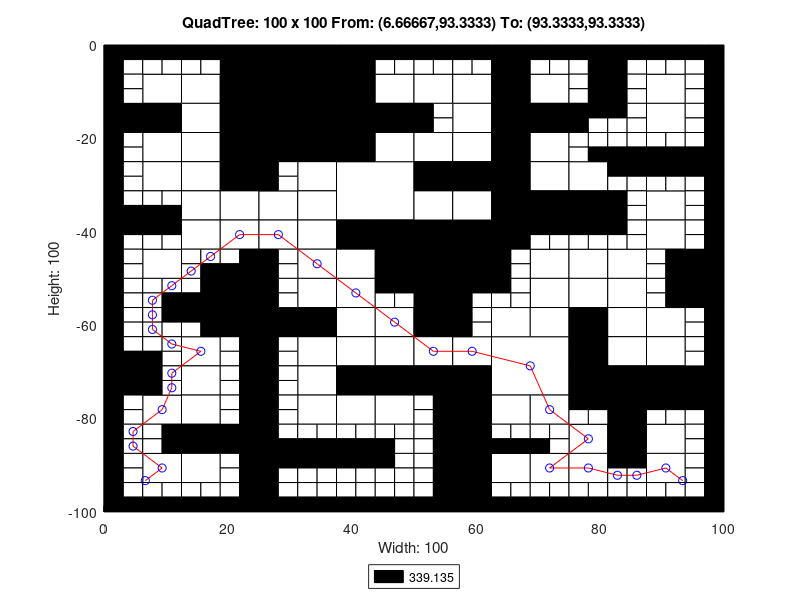

Here is the MATLAB script that generated this plot:
axis([0 100 -100 0]);
title('QuadTree: 100 x 100 From: (6.66667,93.3333) To: (93.3333,93.3333)');
xlabel('Width: 100');
ylabel('Height: 100');
rectangle('Position',[25 -12.5 12.5 12.5], 'FaceColor',[0 0 0]);
rectangle('Position',[25 -25 12.5 12.5], 'FaceColor',[0 0 0]);
rectangle('Position',[37.5 -37.5 12.5 12.5], 'FaceColor',[1 1 1]);
rectangle('Position',[50 -50 12.5 12.5], 'FaceColor',[0 0 0]);
rectangle('Position',[62.5 -75 12.5 12.5], 'FaceColor',[1 1 1]);
rectangle('Position',[6.25 -12.5 6.25 6.25], 'FaceColor',[1 1 1]);
rectangle('Position',[18.75 -6.25 6.25 6.25], 'FaceColor',[0 0 0]);
rectangle('Position',[12.5 -12.5 6.25 6.25], 'FaceColor',[1 1 1]);
rectangle('Position',[18.75 -12.5 6.25 6.25], 'FaceColor',[0 0 0]);
rectangle('Position',[0 -18.75 6.25 6.25], 'FaceColor',[0 0 0]);
rectangle('Position',[6.25 -18.75 6.25 6.25], 'FaceColor',[0 0 0]);
rectangle('Position',[6.25 -25 6.25 6.25], 'FaceColor',[1 1 1]);
rectangle('Position',[12.5 -18.75 6.25 6.25], 'FaceColor',[1 1 1]);
rectangle('Position',[18.75 -18.75 6.25 6.25], 'FaceColor',[0 0 0]);
rectangle('Position',[12.5 -25 6.25 6.25], 'FaceColor',[1 1 1]);
rectangle('Position',[18.75 -25 6.25 6.25], 'FaceColor',[0 0 0]);
rectangle('Position',[37.5 -6.25 6.25 6.25], 'FaceColor',[0 0 0]);
rectangle('Position',[37.5 -12.5 6.25 6.25], 'FaceColor',[0 0 0]);
rectangle('Position',[43.75 -12.5 6.25 6.25], 'FaceColor',[1 1 1]);
rectangle('Position',[37.5 -18.75 6.25 6.25], 'FaceColor',[0 0 0]);
rectangle('Position',[43.75 -18.75 6.25 6.25], 'FaceColor',[0 0 0]);
rectangle('Position',[37.5 -25 6.25 6.25], 'FaceColor',[0 0 0]);
rectangle('Position',[43.75 -25 6.25 6.25], 'FaceColor',[1 1 1]);
rectangle('Position',[6.25 -31.25 6.25 6.25], 'FaceColor',[1 1 1]);
rectangle('Position',[12.5 -31.25 6.25 6.25], 'FaceColor',[1 1 1]);
rectangle('Position',[18.75 -31.25 6.25 6.25], 'FaceColor',[0 0 0]);
rectangle('Position',[12.5 -37.5 6.25 6.25], 'FaceColor',[1 1 1]);
rectangle('Position',[18.75 -37.5 6.25 6.25], 'FaceColor',[1 1 1]);
rectangle('Position',[6.25 -50 6.25 6.25], 'FaceColor',[1 1 1]);
rectangle('Position',[12.5 -43.75 6.25 6.25], 'FaceColor',[1 1 1]);
rectangle('Position',[18.75 -43.75 6.25 6.25], 'FaceColor',[1 1 1]);
rectangle('Position',[31.25 -31.25 6.25 6.25], 'FaceColor',[1 1 1]);
rectangle('Position',[25 -37.5 6.25 6.25], 'FaceColor',[1 1 1]);
rectangle('Position',[31.25 -37.5 6.25 6.25], 'FaceColor',[1 1 1]);
rectangle('Position',[25 -43.75 6.25 6.25], 'FaceColor',[1 1 1]);
rectangle('Position',[31.25 -43.75 6.25 6.25], 'FaceColor',[1 1 1]);
rectangle('Position',[31.25 -50 6.25 6.25], 'FaceColor',[1 1 1]);
rectangle('Position',[37.5 -43.75 6.25 6.25], 'FaceColor',[0 0 0]);
rectangle('Position',[43.75 -43.75 6.25 6.25], 'FaceColor',[0 0 0]);
rectangle('Position',[37.5 -50 6.25 6.25], 'FaceColor',[1 1 1]);
rectangle('Position',[43.75 -50 6.25 6.25], 'FaceColor',[0 0 0]);
rectangle('Position',[50 -12.5 6.25 6.25], 'FaceColor',[1 1 1]);
rectangle('Position',[56.25 -12.5 6.25 6.25], 'FaceColor',[1 1 1]);
rectangle('Position',[62.5 -6.25 6.25 6.25], 'FaceColor',[0 0 0]);
rectangle('Position',[62.5 -12.5 6.25 6.25], 'FaceColor',[0 0 0]);
rectangle('Position',[68.75 -12.5 6.25 6.25], 'FaceColor',[1 1 1]);
rectangle('Position',[56.25 -18.75 6.25 6.25], 'FaceColor',[1 1 1]);
rectangle('Position',[50 -25 6.25 6.25], 'FaceColor',[1 1 1]);
rectangle('Position',[56.25 -25 6.25 6.25], 'FaceColor',[1 1 1]);
rectangle('Position',[62.5 -18.75 6.25 6.25], 'FaceColor',[0 0 0]);
rectangle('Position',[68.75 -18.75 6.25 6.25], 'FaceColor',[0 0 0]);
rectangle('Position',[62.5 -25 6.25 6.25], 'FaceColor',[0 0 0]);
rectangle('Position',[68.75 -25 6.25 6.25], 'FaceColor',[1 1 1]);
rectangle('Position',[87.5 -12.5 6.25 6.25], 'FaceColor',[1 1 1]);
rectangle('Position',[87.5 -18.75 6.25 6.25], 'FaceColor',[1 1 1]);
rectangle('Position',[50 -31.25 6.25 6.25], 'FaceColor',[0 0 0]);
rectangle('Position',[56.25 -31.25 6.25 6.25], 'FaceColor',[0 0 0]);
rectangle('Position',[50 -37.5 6.25 6.25], 'FaceColor',[1 1 1]);
rectangle('Position',[56.25 -37.5 6.25 6.25], 'FaceColor',[1 1 1]);
rectangle('Position',[62.5 -31.25 6.25 6.25], 'FaceColor',[0 0 0]);
rectangle('Position',[68.75 -31.25 6.25 6.25], 'FaceColor',[1 1 1]);
rectangle('Position',[62.5 -37.5 6.25 6.25], 'FaceColor',[0 0 0]);
rectangle('Position',[68.75 -37.5 6.25 6.25], 'FaceColor',[0 0 0]);
rectangle('Position',[62.5 -43.75 6.25 6.25], 'FaceColor',[0 0 0]);
rectangle('Position',[68.75 -50 6.25 6.25], 'FaceColor',[1 1 1]);
rectangle('Position',[75 -31.25 6.25 6.25], 'FaceColor',[1 1 1]);
rectangle('Position',[75 -37.5 6.25 6.25], 'FaceColor',[0 0 0]);
rectangle('Position',[87.5 -37.5 6.25 6.25], 'FaceColor',[1 1 1]);
rectangle('Position',[75 -50 6.25 6.25], 'FaceColor',[1 1 1]);
rectangle('Position',[81.25 -50 6.25 6.25], 'FaceColor',[1 1 1]);
rectangle('Position',[87.5 -43.75 6.25 6.25], 'FaceColor',[1 1 1]);
rectangle('Position',[93.75 -50 6.25 6.25], 'FaceColor',[0 0 0]);
rectangle('Position',[18.75 -56.25 6.25 6.25], 'FaceColor',[0 0 0]);
rectangle('Position',[18.75 -62.5 6.25 6.25], 'FaceColor',[0 0 0]);
rectangle('Position',[0 -75 6.25 6.25], 'FaceColor',[0 0 0]);
rectangle('Position',[12.5 -68.75 6.25 6.25], 'FaceColor',[1 1 1]);
rectangle('Position',[12.5 -75 6.25 6.25], 'FaceColor',[1 1 1]);
rectangle('Position',[31.25 -56.25 6.25 6.25], 'FaceColor',[1 1 1]);
rectangle('Position',[25 -62.5 6.25 6.25], 'FaceColor',[0 0 0]);
rectangle('Position',[31.25 -62.5 6.25 6.25], 'FaceColor',[0 0 0]);
rectangle('Position',[37.5 -56.25 6.25 6.25], 'FaceColor',[1 1 1]);
rectangle('Position',[37.5 -62.5 6.25 6.25], 'FaceColor',[1 1 1]);
rectangle('Position',[43.75 -62.5 6.25 6.25], 'FaceColor',[1 1 1]);
rectangle('Position',[31.25 -68.75 6.25 6.25], 'FaceColor',[1 1 1]);
rectangle('Position',[31.25 -75 6.25 6.25], 'FaceColor',[1 1 1]);
rectangle('Position',[37.5 -68.75 6.25 6.25], 'FaceColor',[1 1 1]);
rectangle('Position',[43.75 -68.75 6.25 6.25], 'FaceColor',[1 1 1]);
rectangle('Position',[37.5 -75 6.25 6.25], 'FaceColor',[0 0 0]);
rectangle('Position',[43.75 -75 6.25 6.25], 'FaceColor',[0 0 0]);
rectangle('Position',[6.25 -81.25 6.25 6.25], 'FaceColor',[1 1 1]);
rectangle('Position',[12.5 -81.25 6.25 6.25], 'FaceColor',[1 1 1]);
rectangle('Position',[12.5 -87.5 6.25 6.25], 'FaceColor',[0 0 0]);
rectangle('Position',[18.75 -87.5 6.25 6.25], 'FaceColor',[0 0 0]);
rectangle('Position',[6.25 -93.75 6.25 6.25], 'FaceColor',[1 1 1]);
rectangle('Position',[12.5 -93.75 6.25 6.25], 'FaceColor',[1 1 1]);
rectangle('Position',[31.25 -81.25 6.25 6.25], 'FaceColor',[1 1 1]);
rectangle('Position',[37.5 -81.25 6.25 6.25], 'FaceColor',[1 1 1]);
rectangle('Position',[43.75 -81.25 6.25 6.25], 'FaceColor',[1 1 1]);
rectangle('Position',[50 -56.25 6.25 6.25], 'FaceColor',[0 0 0]);
rectangle('Position',[50 -62.5 6.25 6.25], 'FaceColor',[0 0 0]);
rectangle('Position',[68.75 -56.25 6.25 6.25], 'FaceColor',[1 1 1]);
rectangle('Position',[62.5 -62.5 6.25 6.25], 'FaceColor',[1 1 1]);
rectangle('Position',[68.75 -62.5 6.25 6.25], 'FaceColor',[1 1 1]);
rectangle('Position',[50 -68.75 6.25 6.25], 'FaceColor',[1 1 1]);
rectangle('Position',[56.25 -68.75 6.25 6.25], 'FaceColor',[1 1 1]);
rectangle('Position',[50 -75 6.25 6.25], 'FaceColor',[0 0 0]);
rectangle('Position',[56.25 -75 6.25 6.25], 'FaceColor',[0 0 0]);
rectangle('Position',[75 -56.25 6.25 6.25], 'FaceColor',[1 1 1]);
rectangle('Position',[81.25 -56.25 6.25 6.25], 'FaceColor',[1 1 1]);
rectangle('Position',[75 -62.5 6.25 6.25], 'FaceColor',[0 0 0]);
rectangle('Position',[81.25 -62.5 6.25 6.25], 'FaceColor',[1 1 1]);
rectangle('Position',[93.75 -56.25 6.25 6.25], 'FaceColor',[0 0 0]);
rectangle('Position',[87.5 -62.5 6.25 6.25], 'FaceColor',[1 1 1]);
rectangle('Position',[75 -68.75 6.25 6.25], 'FaceColor',[0 0 0]);
rectangle('Position',[81.25 -68.75 6.25 6.25], 'FaceColor',[1 1 1]);
rectangle('Position',[75 -75 6.25 6.25], 'FaceColor',[0 0 0]);
rectangle('Position',[81.25 -75 6.25 6.25], 'FaceColor',[0 0 0]);
rectangle('Position',[87.5 -68.75 6.25 6.25], 'FaceColor',[1 1 1]);
rectangle('Position',[87.5 -75 6.25 6.25], 'FaceColor',[0 0 0]);
rectangle('Position',[93.75 -75 6.25 6.25], 'FaceColor',[0 0 0]);
rectangle('Position',[56.25 -81.25 6.25 6.25], 'FaceColor',[0 0 0]);
rectangle('Position',[56.25 -87.5 6.25 6.25], 'FaceColor',[0 0 0]);
rectangle('Position',[62.5 -81.25 6.25 6.25], 'FaceColor',[1 1 1]);
rectangle('Position',[68.75 -81.25 6.25 6.25], 'FaceColor',[1 1 1]);
rectangle('Position',[56.25 -93.75 6.25 6.25], 'FaceColor',[0 0 0]);
rectangle('Position',[56.25 -100 6.25 6.25], 'FaceColor',[0 0 0]);
rectangle('Position',[62.5 -93.75 6.25 6.25], 'FaceColor',[1 1 1]);
rectangle('Position',[68.75 -93.75 6.25 6.25], 'FaceColor',[1 1 1]);
rectangle('Position',[81.25 -81.25 6.25 6.25], 'FaceColor',[0 0 0]);
rectangle('Position',[75 -87.5 6.25 6.25], 'FaceColor',[1 1 1]);
rectangle('Position',[81.25 -87.5 6.25 6.25], 'FaceColor',[0 0 0]);
rectangle('Position',[87.5 -87.5 6.25 6.25], 'FaceColor',[1 1 1]);
rectangle('Position',[75 -93.75 6.25 6.25], 'FaceColor',[1 1 1]);
rectangle('Position',[87.5 -93.75 6.25 6.25], 'FaceColor',[1 1 1]);
rectangle('Position',[0 -3.125 3.125 3.125], 'FaceColor',[0 0 0]);
rectangle('Position',[3.125 -3.125 3.125 3.125], 'FaceColor',[0 0 0]);
rectangle('Position',[0 -6.25 3.125 3.125], 'FaceColor',[0 0 0]);
rectangle('Position',[3.125 -6.25 3.125 3.125], 'FaceColor',[1 1 1]);
rectangle('Position',[6.25 -3.125 3.125 3.125], 'FaceColor',[0 0 0]);
rectangle('Position',[9.375 -3.125 3.125 3.125], 'FaceColor',[0 0 0]);
rectangle('Position',[6.25 -6.25 3.125 3.125], 'FaceColor',[1 1 1]);
rectangle('Position',[9.375 -6.25 3.125 3.125], 'FaceColor',[1 1 1]);
rectangle('Position',[0 -9.375 3.125 3.125], 'FaceColor',[0 0 0]);
rectangle('Position',[3.125 -9.375 3.125 3.125], 'FaceColor',[1 1 1]);
rectangle('Position',[0 -12.5 3.125 3.125], 'FaceColor',[0 0 0]);
rectangle('Position',[3.125 -12.5 3.125 3.125], 'FaceColor',[1 1 1]);
rectangle('Position',[12.5 -3.125 3.125 3.125], 'FaceColor',[0 0 0]);
rectangle('Position',[15.625 -3.125 3.125 3.125], 'FaceColor',[0 0 0]);
rectangle('Position',[12.5 -6.25 3.125 3.125], 'FaceColor',[1 1 1]);
rectangle('Position',[15.625 -6.25 3.125 3.125], 'FaceColor',[1 1 1]);
rectangle('Position',[0 -21.875 3.125 3.125], 'FaceColor',[0 0 0]);
rectangle('Position',[3.125 -21.875 3.125 3.125], 'FaceColor',[1 1 1]);
rectangle('Position',[0 -25 3.125 3.125], 'FaceColor',[0 0 0]);
rectangle('Position',[3.125 -25 3.125 3.125], 'FaceColor',[1 1 1]);
rectangle('Position',[43.75 -3.125 3.125 3.125], 'FaceColor',[0 0 0]);
rectangle('Position',[46.875 -3.125 3.125 3.125], 'FaceColor',[0 0 0]);
rectangle('Position',[43.75 -6.25 3.125 3.125], 'FaceColor',[1 1 1]);
rectangle('Position',[46.875 -6.25 3.125 3.125], 'FaceColor',[1 1 1]);
rectangle('Position',[0 -28.125 3.125 3.125], 'FaceColor',[0 0 0]);
rectangle('Position',[3.125 -28.125 3.125 3.125], 'FaceColor',[1 1 1]);
rectangle('Position',[0 -31.25 3.125 3.125], 'FaceColor',[0 0 0]);
rectangle('Position',[3.125 -31.25 3.125 3.125], 'FaceColor',[1 1 1]);
rectangle('Position',[0 -34.375 3.125 3.125], 'FaceColor',[0 0 0]);
rectangle('Position',[3.125 -34.375 3.125 3.125], 'FaceColor',[1 1 1]);
rectangle('Position',[0 -37.5 3.125 3.125], 'FaceColor',[0 0 0]);
rectangle('Position',[3.125 -37.5 3.125 3.125], 'FaceColor',[0 0 0]);
rectangle('Position',[6.25 -34.375 3.125 3.125], 'FaceColor',[1 1 1]);
rectangle('Position',[9.375 -34.375 3.125 3.125], 'FaceColor',[1 1 1]);
rectangle('Position',[6.25 -37.5 3.125 3.125], 'FaceColor',[0 0 0]);
rectangle('Position',[9.375 -37.5 3.125 3.125], 'FaceColor',[0 0 0]);
rectangle('Position',[0 -40.625 3.125 3.125], 'FaceColor',[0 0 0]);
rectangle('Position',[3.125 -40.625 3.125 3.125], 'FaceColor',[0 0 0]);
rectangle('Position',[0 -43.75 3.125 3.125], 'FaceColor',[0 0 0]);
rectangle('Position',[3.125 -43.75 3.125 3.125], 'FaceColor',[1 1 1]);
rectangle('Position',[6.25 -40.625 3.125 3.125], 'FaceColor',[0 0 0]);
rectangle('Position',[9.375 -40.625 3.125 3.125], 'FaceColor',[0 0 0]);
rectangle('Position',[6.25 -43.75 3.125 3.125], 'FaceColor',[1 1 1]);
rectangle('Position',[9.375 -43.75 3.125 3.125], 'FaceColor',[1 1 1]);
rectangle('Position',[0 -46.875 3.125 3.125], 'FaceColor',[0 0 0]);
rectangle('Position',[3.125 -46.875 3.125 3.125], 'FaceColor',[1 1 1]);
rectangle('Position',[0 -50 3.125 3.125], 'FaceColor',[0 0 0]);
rectangle('Position',[3.125 -50 3.125 3.125], 'FaceColor',[1 1 1]);
rectangle('Position',[12.5 -46.875 3.125 3.125], 'FaceColor',[1 1 1]);
rectangle('Position',[15.625 -46.875 3.125 3.125], 'FaceColor',[1 1 1]);
rectangle('Position',[12.5 -50 3.125 3.125], 'FaceColor',[1 1 1]);
rectangle('Position',[15.625 -50 3.125 3.125], 'FaceColor',[0 0 0]);
rectangle('Position',[18.75 -46.875 3.125 3.125], 'FaceColor',[1 1 1]);
rectangle('Position',[21.875 -46.875 3.125 3.125], 'FaceColor',[0 0 0]);
rectangle('Position',[18.75 -50 3.125 3.125], 'FaceColor',[0 0 0]);
rectangle('Position',[21.875 -50 3.125 3.125], 'FaceColor',[0 0 0]);
rectangle('Position',[25 -28.125 3.125 3.125], 'FaceColor',[0 0 0]);
rectangle('Position',[28.125 -28.125 3.125 3.125], 'FaceColor',[1 1 1]);
rectangle('Position',[25 -31.25 3.125 3.125], 'FaceColor',[0 0 0]);
rectangle('Position',[28.125 -31.25 3.125 3.125], 'FaceColor',[1 1 1]);
rectangle('Position',[25 -46.875 3.125 3.125], 'FaceColor',[0 0 0]);
rectangle('Position',[28.125 -46.875 3.125 3.125], 'FaceColor',[1 1 1]);
rectangle('Position',[25 -50 3.125 3.125], 'FaceColor',[0 0 0]);
rectangle('Position',[28.125 -50 3.125 3.125], 'FaceColor',[1 1 1]);
rectangle('Position',[50 -3.125 3.125 3.125], 'FaceColor',[0 0 0]);
rectangle('Position',[53.125 -3.125 3.125 3.125], 'FaceColor',[0 0 0]);
rectangle('Position',[50 -6.25 3.125 3.125], 'FaceColor',[1 1 1]);
rectangle('Position',[53.125 -6.25 3.125 3.125], 'FaceColor',[1 1 1]);
rectangle('Position',[56.25 -3.125 3.125 3.125], 'FaceColor',[0 0 0]);
rectangle('Position',[59.375 -3.125 3.125 3.125], 'FaceColor',[0 0 0]);
rectangle('Position',[56.25 -6.25 3.125 3.125], 'FaceColor',[1 1 1]);
rectangle('Position',[59.375 -6.25 3.125 3.125], 'FaceColor',[1 1 1]);
rectangle('Position',[68.75 -3.125 3.125 3.125], 'FaceColor',[0 0 0]);
rectangle('Position',[71.875 -3.125 3.125 3.125], 'FaceColor',[0 0 0]);
rectangle('Position',[68.75 -6.25 3.125 3.125], 'FaceColor',[1 1 1]);
rectangle('Position',[71.875 -6.25 3.125 3.125], 'FaceColor',[1 1 1]);
rectangle('Position',[50 -15.625 3.125 3.125], 'FaceColor',[0 0 0]);
rectangle('Position',[53.125 -15.625 3.125 3.125], 'FaceColor',[1 1 1]);
rectangle('Position',[50 -18.75 3.125 3.125], 'FaceColor',[0 0 0]);
rectangle('Position',[53.125 -18.75 3.125 3.125], 'FaceColor',[1 1 1]);
rectangle('Position',[75 -3.125 3.125 3.125], 'FaceColor',[0 0 0]);
rectangle('Position',[78.125 -3.125 3.125 3.125], 'FaceColor',[0 0 0]);
rectangle('Position',[75 -6.25 3.125 3.125], 'FaceColor',[1 1 1]);
rectangle('Position',[78.125 -6.25 3.125 3.125], 'FaceColor',[0 0 0]);
rectangle('Position',[81.25 -3.125 3.125 3.125], 'FaceColor',[0 0 0]);
rectangle('Position',[84.375 -3.125 3.125 3.125], 'FaceColor',[0 0 0]);
rectangle('Position',[81.25 -6.25 3.125 3.125], 'FaceColor',[0 0 0]);
rectangle('Position',[84.375 -6.25 3.125 3.125], 'FaceColor',[1 1 1]);
rectangle('Position',[75 -9.375 3.125 3.125], 'FaceColor',[1 1 1]);
rectangle('Position',[78.125 -9.375 3.125 3.125], 'FaceColor',[0 0 0]);
rectangle('Position',[75 -12.5 3.125 3.125], 'FaceColor',[1 1 1]);
rectangle('Position',[78.125 -12.5 3.125 3.125], 'FaceColor',[0 0 0]);
rectangle('Position',[81.25 -9.375 3.125 3.125], 'FaceColor',[0 0 0]);
rectangle('Position',[84.375 -9.375 3.125 3.125], 'FaceColor',[1 1 1]);
rectangle('Position',[81.25 -12.5 3.125 3.125], 'FaceColor',[0 0 0]);
rectangle('Position',[84.375 -12.5 3.125 3.125], 'FaceColor',[1 1 1]);
rectangle('Position',[87.5 -3.125 3.125 3.125], 'FaceColor',[0 0 0]);
rectangle('Position',[90.625 -3.125 3.125 3.125], 'FaceColor',[0 0 0]);
rectangle('Position',[87.5 -6.25 3.125 3.125], 'FaceColor',[1 1 1]);
rectangle('Position',[90.625 -6.25 3.125 3.125], 'FaceColor',[1 1 1]);
rectangle('Position',[93.75 -3.125 3.125 3.125], 'FaceColor',[0 0 0]);
rectangle('Position',[96.875 -3.125 3.125 3.125], 'FaceColor',[0 0 0]);
rectangle('Position',[93.75 -6.25 3.125 3.125], 'FaceColor',[1 1 1]);
rectangle('Position',[96.875 -6.25 3.125 3.125], 'FaceColor',[0 0 0]);
rectangle('Position',[93.75 -9.375 3.125 3.125], 'FaceColor',[1 1 1]);
rectangle('Position',[96.875 -9.375 3.125 3.125], 'FaceColor',[0 0 0]);
rectangle('Position',[93.75 -12.5 3.125 3.125], 'FaceColor',[1 1 1]);
rectangle('Position',[96.875 -12.5 3.125 3.125], 'FaceColor',[0 0 0]);
rectangle('Position',[75 -15.625 3.125 3.125], 'FaceColor',[0 0 0]);
rectangle('Position',[78.125 -15.625 3.125 3.125], 'FaceColor',[0 0 0]);
rectangle('Position',[75 -18.75 3.125 3.125], 'FaceColor',[0 0 0]);
rectangle('Position',[78.125 -18.75 3.125 3.125], 'FaceColor',[1 1 1]);
rectangle('Position',[81.25 -15.625 3.125 3.125], 'FaceColor',[0 0 0]);
rectangle('Position',[84.375 -15.625 3.125 3.125], 'FaceColor',[1 1 1]);
rectangle('Position',[81.25 -18.75 3.125 3.125], 'FaceColor',[1 1 1]);
rectangle('Position',[84.375 -18.75 3.125 3.125], 'FaceColor',[1 1 1]);
rectangle('Position',[75 -21.875 3.125 3.125], 'FaceColor',[1 1 1]);
rectangle('Position',[78.125 -21.875 3.125 3.125], 'FaceColor',[1 1 1]);
rectangle('Position',[75 -25 3.125 3.125], 'FaceColor',[1 1 1]);
rectangle('Position',[78.125 -25 3.125 3.125], 'FaceColor',[0 0 0]);
rectangle('Position',[81.25 -21.875 3.125 3.125], 'FaceColor',[1 1 1]);
rectangle('Position',[84.375 -21.875 3.125 3.125], 'FaceColor',[1 1 1]);
rectangle('Position',[81.25 -25 3.125 3.125], 'FaceColor',[0 0 0]);
rectangle('Position',[84.375 -25 3.125 3.125], 'FaceColor',[0 0 0]);
rectangle('Position',[93.75 -15.625 3.125 3.125], 'FaceColor',[1 1 1]);
rectangle('Position',[96.875 -15.625 3.125 3.125], 'FaceColor',[0 0 0]);
rectangle('Position',[93.75 -18.75 3.125 3.125], 'FaceColor',[1 1 1]);
rectangle('Position',[96.875 -18.75 3.125 3.125], 'FaceColor',[0 0 0]);
rectangle('Position',[87.5 -21.875 3.125 3.125], 'FaceColor',[1 1 1]);
rectangle('Position',[90.625 -21.875 3.125 3.125], 'FaceColor',[1 1 1]);
rectangle('Position',[87.5 -25 3.125 3.125], 'FaceColor',[0 0 0]);
rectangle('Position',[90.625 -25 3.125 3.125], 'FaceColor',[0 0 0]);
rectangle('Position',[93.75 -21.875 3.125 3.125], 'FaceColor',[1 1 1]);
rectangle('Position',[96.875 -21.875 3.125 3.125], 'FaceColor',[0 0 0]);
rectangle('Position',[93.75 -25 3.125 3.125], 'FaceColor',[0 0 0]);
rectangle('Position',[96.875 -25 3.125 3.125], 'FaceColor',[0 0 0]);
rectangle('Position',[68.75 -40.625 3.125 3.125], 'FaceColor',[0 0 0]);
rectangle('Position',[71.875 -40.625 3.125 3.125], 'FaceColor',[0 0 0]);
rectangle('Position',[68.75 -43.75 3.125 3.125], 'FaceColor',[1 1 1]);
rectangle('Position',[71.875 -43.75 3.125 3.125], 'FaceColor',[1 1 1]);
rectangle('Position',[62.5 -46.875 3.125 3.125], 'FaceColor',[0 0 0]);
rectangle('Position',[65.625 -46.875 3.125 3.125], 'FaceColor',[1 1 1]);
rectangle('Position',[62.5 -50 3.125 3.125], 'FaceColor',[0 0 0]);
rectangle('Position',[65.625 -50 3.125 3.125], 'FaceColor',[1 1 1]);
rectangle('Position',[81.25 -28.125 3.125 3.125], 'FaceColor',[0 0 0]);
rectangle('Position',[84.375 -28.125 3.125 3.125], 'FaceColor',[0 0 0]);
rectangle('Position',[81.25 -31.25 3.125 3.125], 'FaceColor',[1 1 1]);
rectangle('Position',[84.375 -31.25 3.125 3.125], 'FaceColor',[1 1 1]);
rectangle('Position',[81.25 -34.375 3.125 3.125], 'FaceColor',[0 0 0]);
rectangle('Position',[84.375 -34.375 3.125 3.125], 'FaceColor',[1 1 1]);
rectangle('Position',[81.25 -37.5 3.125 3.125], 'FaceColor',[0 0 0]);
rectangle('Position',[84.375 -37.5 3.125 3.125], 'FaceColor',[1 1 1]);
rectangle('Position',[87.5 -28.125 3.125 3.125], 'FaceColor',[0 0 0]);
rectangle('Position',[90.625 -28.125 3.125 3.125], 'FaceColor',[0 0 0]);
rectangle('Position',[87.5 -31.25 3.125 3.125], 'FaceColor',[1 1 1]);
rectangle('Position',[90.625 -31.25 3.125 3.125], 'FaceColor',[1 1 1]);
rectangle('Position',[93.75 -28.125 3.125 3.125], 'FaceColor',[0 0 0]);
rectangle('Position',[96.875 -28.125 3.125 3.125], 'FaceColor',[0 0 0]);
rectangle('Position',[93.75 -31.25 3.125 3.125], 'FaceColor',[1 1 1]);
rectangle('Position',[96.875 -31.25 3.125 3.125], 'FaceColor',[0 0 0]);
rectangle('Position',[93.75 -34.375 3.125 3.125], 'FaceColor',[1 1 1]);
rectangle('Position',[96.875 -34.375 3.125 3.125], 'FaceColor',[0 0 0]);
rectangle('Position',[93.75 -37.5 3.125 3.125], 'FaceColor',[1 1 1]);
rectangle('Position',[96.875 -37.5 3.125 3.125], 'FaceColor',[0 0 0]);
rectangle('Position',[75 -40.625 3.125 3.125], 'FaceColor',[0 0 0]);
rectangle('Position',[78.125 -40.625 3.125 3.125], 'FaceColor',[0 0 0]);
rectangle('Position',[75 -43.75 3.125 3.125], 'FaceColor',[1 1 1]);
rectangle('Position',[78.125 -43.75 3.125 3.125], 'FaceColor',[1 1 1]);
rectangle('Position',[81.25 -40.625 3.125 3.125], 'FaceColor',[0 0 0]);
rectangle('Position',[84.375 -40.625 3.125 3.125], 'FaceColor',[1 1 1]);
rectangle('Position',[81.25 -43.75 3.125 3.125], 'FaceColor',[1 1 1]);
rectangle('Position',[84.375 -43.75 3.125 3.125], 'FaceColor',[1 1 1]);
rectangle('Position',[93.75 -40.625 3.125 3.125], 'FaceColor',[1 1 1]);
rectangle('Position',[96.875 -40.625 3.125 3.125], 'FaceColor',[0 0 0]);
rectangle('Position',[93.75 -43.75 3.125 3.125], 'FaceColor',[1 1 1]);
rectangle('Position',[96.875 -43.75 3.125 3.125], 'FaceColor',[0 0 0]);
rectangle('Position',[87.5 -46.875 3.125 3.125], 'FaceColor',[1 1 1]);
rectangle('Position',[90.625 -46.875 3.125 3.125], 'FaceColor',[0 0 0]);
rectangle('Position',[87.5 -50 3.125 3.125], 'FaceColor',[1 1 1]);
rectangle('Position',[90.625 -50 3.125 3.125], 'FaceColor',[0 0 0]);
rectangle('Position',[0 -53.125 3.125 3.125], 'FaceColor',[0 0 0]);
rectangle('Position',[3.125 -53.125 3.125 3.125], 'FaceColor',[1 1 1]);
rectangle('Position',[0 -56.25 3.125 3.125], 'FaceColor',[0 0 0]);
rectangle('Position',[3.125 -56.25 3.125 3.125], 'FaceColor',[1 1 1]);
rectangle('Position',[6.25 -53.125 3.125 3.125], 'FaceColor',[1 1 1]);
rectangle('Position',[9.375 -53.125 3.125 3.125], 'FaceColor',[1 1 1]);
rectangle('Position',[6.25 -56.25 3.125 3.125], 'FaceColor',[1 1 1]);
rectangle('Position',[9.375 -56.25 3.125 3.125], 'FaceColor',[0 0 0]);
rectangle('Position',[0 -59.375 3.125 3.125], 'FaceColor',[0 0 0]);
rectangle('Position',[3.125 -59.375 3.125 3.125], 'FaceColor',[1 1 1]);
rectangle('Position',[0 -62.5 3.125 3.125], 'FaceColor',[0 0 0]);
rectangle('Position',[3.125 -62.5 3.125 3.125], 'FaceColor',[1 1 1]);
rectangle('Position',[6.25 -59.375 3.125 3.125], 'FaceColor',[1 1 1]);
rectangle('Position',[9.375 -59.375 3.125 3.125], 'FaceColor',[0 0 0]);
rectangle('Position',[6.25 -62.5 3.125 3.125], 'FaceColor',[1 1 1]);
rectangle('Position',[9.375 -62.5 3.125 3.125], 'FaceColor',[1 1 1]);
rectangle('Position',[12.5 -53.125 3.125 3.125], 'FaceColor',[1 1 1]);
rectangle('Position',[15.625 -53.125 3.125 3.125], 'FaceColor',[0 0 0]);
rectangle('Position',[12.5 -56.25 3.125 3.125], 'FaceColor',[0 0 0]);
rectangle('Position',[15.625 -56.25 3.125 3.125], 'FaceColor',[0 0 0]);
rectangle('Position',[12.5 -59.375 3.125 3.125], 'FaceColor',[0 0 0]);
rectangle('Position',[15.625 -59.375 3.125 3.125], 'FaceColor',[0 0 0]);
rectangle('Position',[12.5 -62.5 3.125 3.125], 'FaceColor',[1 1 1]);
rectangle('Position',[15.625 -62.5 3.125 3.125], 'FaceColor',[0 0 0]);
rectangle('Position',[0 -65.625 3.125 3.125], 'FaceColor',[0 0 0]);
rectangle('Position',[3.125 -65.625 3.125 3.125], 'FaceColor',[1 1 1]);
rectangle('Position',[0 -68.75 3.125 3.125], 'FaceColor',[0 0 0]);
rectangle('Position',[3.125 -68.75 3.125 3.125], 'FaceColor',[0 0 0]);
rectangle('Position',[6.25 -65.625 3.125 3.125], 'FaceColor',[1 1 1]);
rectangle('Position',[9.375 -65.625 3.125 3.125], 'FaceColor',[1 1 1]);
rectangle('Position',[6.25 -68.75 3.125 3.125], 'FaceColor',[0 0 0]);
rectangle('Position',[9.375 -68.75 3.125 3.125], 'FaceColor',[1 1 1]);
rectangle('Position',[6.25 -71.875 3.125 3.125], 'FaceColor',[0 0 0]);
rectangle('Position',[9.375 -71.875 3.125 3.125], 'FaceColor',[1 1 1]);
rectangle('Position',[6.25 -75 3.125 3.125], 'FaceColor',[0 0 0]);
rectangle('Position',[9.375 -75 3.125 3.125], 'FaceColor',[1 1 1]);
rectangle('Position',[18.75 -65.625 3.125 3.125], 'FaceColor',[1 1 1]);
rectangle('Position',[21.875 -65.625 3.125 3.125], 'FaceColor',[0 0 0]);
rectangle('Position',[18.75 -68.75 3.125 3.125], 'FaceColor',[1 1 1]);
rectangle('Position',[21.875 -68.75 3.125 3.125], 'FaceColor',[0 0 0]);
rectangle('Position',[18.75 -71.875 3.125 3.125], 'FaceColor',[1 1 1]);
rectangle('Position',[21.875 -71.875 3.125 3.125], 'FaceColor',[0 0 0]);
rectangle('Position',[18.75 -75 3.125 3.125], 'FaceColor',[1 1 1]);
rectangle('Position',[21.875 -75 3.125 3.125], 'FaceColor',[0 0 0]);
rectangle('Position',[25 -53.125 3.125 3.125], 'FaceColor',[0 0 0]);
rectangle('Position',[28.125 -53.125 3.125 3.125], 'FaceColor',[1 1 1]);
rectangle('Position',[25 -56.25 3.125 3.125], 'FaceColor',[0 0 0]);
rectangle('Position',[28.125 -56.25 3.125 3.125], 'FaceColor',[1 1 1]);
rectangle('Position',[43.75 -53.125 3.125 3.125], 'FaceColor',[0 0 0]);
rectangle('Position',[46.875 -53.125 3.125 3.125], 'FaceColor',[0 0 0]);
rectangle('Position',[43.75 -56.25 3.125 3.125], 'FaceColor',[1 1 1]);
rectangle('Position',[46.875 -56.25 3.125 3.125], 'FaceColor',[1 1 1]);
rectangle('Position',[25 -65.625 3.125 3.125], 'FaceColor',[0 0 0]);
rectangle('Position',[28.125 -65.625 3.125 3.125], 'FaceColor',[1 1 1]);
rectangle('Position',[25 -68.75 3.125 3.125], 'FaceColor',[0 0 0]);
rectangle('Position',[28.125 -68.75 3.125 3.125], 'FaceColor',[1 1 1]);
rectangle('Position',[25 -71.875 3.125 3.125], 'FaceColor',[0 0 0]);
rectangle('Position',[28.125 -71.875 3.125 3.125], 'FaceColor',[1 1 1]);
rectangle('Position',[25 -75 3.125 3.125], 'FaceColor',[0 0 0]);
rectangle('Position',[28.125 -75 3.125 3.125], 'FaceColor',[1 1 1]);
rectangle('Position',[0 -78.125 3.125 3.125], 'FaceColor',[0 0 0]);
rectangle('Position',[3.125 -78.125 3.125 3.125], 'FaceColor',[1 1 1]);
rectangle('Position',[0 -81.25 3.125 3.125], 'FaceColor',[0 0 0]);
rectangle('Position',[3.125 -81.25 3.125 3.125], 'FaceColor',[1 1 1]);
rectangle('Position',[0 -84.375 3.125 3.125], 'FaceColor',[0 0 0]);
rectangle('Position',[3.125 -84.375 3.125 3.125], 'FaceColor',[1 1 1]);
rectangle('Position',[0 -87.5 3.125 3.125], 'FaceColor',[0 0 0]);
rectangle('Position',[3.125 -87.5 3.125 3.125], 'FaceColor',[1 1 1]);
rectangle('Position',[6.25 -84.375 3.125 3.125], 'FaceColor',[1 1 1]);
rectangle('Position',[9.375 -84.375 3.125 3.125], 'FaceColor',[0 0 0]);
rectangle('Position',[6.25 -87.5 3.125 3.125], 'FaceColor',[1 1 1]);
rectangle('Position',[9.375 -87.5 3.125 3.125], 'FaceColor',[0 0 0]);
rectangle('Position',[18.75 -78.125 3.125 3.125], 'FaceColor',[1 1 1]);
rectangle('Position',[21.875 -78.125 3.125 3.125], 'FaceColor',[0 0 0]);
rectangle('Position',[18.75 -81.25 3.125 3.125], 'FaceColor',[1 1 1]);
rectangle('Position',[21.875 -81.25 3.125 3.125], 'FaceColor',[0 0 0]);
rectangle('Position',[0 -90.625 3.125 3.125], 'FaceColor',[0 0 0]);
rectangle('Position',[3.125 -90.625 3.125 3.125], 'FaceColor',[1 1 1]);
rectangle('Position',[0 -93.75 3.125 3.125], 'FaceColor',[0 0 0]);
rectangle('Position',[3.125 -93.75 3.125 3.125], 'FaceColor',[1 1 1]);
rectangle('Position',[0 -96.875 3.125 3.125], 'FaceColor',[0 0 0]);
rectangle('Position',[3.125 -96.875 3.125 3.125], 'FaceColor',[1 1 1]);
rectangle('Position',[0 -100 3.125 3.125], 'FaceColor',[0 0 0]);
rectangle('Position',[3.125 -100 3.125 3.125], 'FaceColor',[0 0 0]);
rectangle('Position',[6.25 -96.875 3.125 3.125], 'FaceColor',[1 1 1]);
rectangle('Position',[9.375 -96.875 3.125 3.125], 'FaceColor',[1 1 1]);
rectangle('Position',[6.25 -100 3.125 3.125], 'FaceColor',[0 0 0]);
rectangle('Position',[9.375 -100 3.125 3.125], 'FaceColor',[0 0 0]);
rectangle('Position',[18.75 -90.625 3.125 3.125], 'FaceColor',[1 1 1]);
rectangle('Position',[21.875 -90.625 3.125 3.125], 'FaceColor',[0 0 0]);
rectangle('Position',[18.75 -93.75 3.125 3.125], 'FaceColor',[1 1 1]);
rectangle('Position',[21.875 -93.75 3.125 3.125], 'FaceColor',[0 0 0]);
rectangle('Position',[12.5 -96.875 3.125 3.125], 'FaceColor',[1 1 1]);
rectangle('Position',[15.625 -96.875 3.125 3.125], 'FaceColor',[1 1 1]);
rectangle('Position',[12.5 -100 3.125 3.125], 'FaceColor',[0 0 0]);
rectangle('Position',[15.625 -100 3.125 3.125], 'FaceColor',[0 0 0]);
rectangle('Position',[18.75 -96.875 3.125 3.125], 'FaceColor',[1 1 1]);
rectangle('Position',[21.875 -96.875 3.125 3.125], 'FaceColor',[0 0 0]);
rectangle('Position',[18.75 -100 3.125 3.125], 'FaceColor',[0 0 0]);
rectangle('Position',[21.875 -100 3.125 3.125], 'FaceColor',[0 0 0]);
rectangle('Position',[25 -78.125 3.125 3.125], 'FaceColor',[0 0 0]);
rectangle('Position',[28.125 -78.125 3.125 3.125], 'FaceColor',[1 1 1]);
rectangle('Position',[25 -81.25 3.125 3.125], 'FaceColor',[0 0 0]);
rectangle('Position',[28.125 -81.25 3.125 3.125], 'FaceColor',[1 1 1]);
rectangle('Position',[25 -84.375 3.125 3.125], 'FaceColor',[0 0 0]);
rectangle('Position',[28.125 -84.375 3.125 3.125], 'FaceColor',[1 1 1]);
rectangle('Position',[25 -87.5 3.125 3.125], 'FaceColor',[0 0 0]);
rectangle('Position',[28.125 -87.5 3.125 3.125], 'FaceColor',[0 0 0]);
rectangle('Position',[31.25 -84.375 3.125 3.125], 'FaceColor',[1 1 1]);
rectangle('Position',[34.375 -84.375 3.125 3.125], 'FaceColor',[1 1 1]);
rectangle('Position',[31.25 -87.5 3.125 3.125], 'FaceColor',[0 0 0]);
rectangle('Position',[34.375 -87.5 3.125 3.125], 'FaceColor',[0 0 0]);
rectangle('Position',[37.5 -84.375 3.125 3.125], 'FaceColor',[1 1 1]);
rectangle('Position',[40.625 -84.375 3.125 3.125], 'FaceColor',[1 1 1]);
rectangle('Position',[37.5 -87.5 3.125 3.125], 'FaceColor',[0 0 0]);
rectangle('Position',[40.625 -87.5 3.125 3.125], 'FaceColor',[0 0 0]);
rectangle('Position',[43.75 -84.375 3.125 3.125], 'FaceColor',[1 1 1]);
rectangle('Position',[46.875 -84.375 3.125 3.125], 'FaceColor',[1 1 1]);
rectangle('Position',[43.75 -87.5 3.125 3.125], 'FaceColor',[0 0 0]);
rectangle('Position',[46.875 -87.5 3.125 3.125], 'FaceColor',[1 1 1]);
rectangle('Position',[25 -90.625 3.125 3.125], 'FaceColor',[0 0 0]);
rectangle('Position',[28.125 -90.625 3.125 3.125], 'FaceColor',[0 0 0]);
rectangle('Position',[25 -93.75 3.125 3.125], 'FaceColor',[0 0 0]);
rectangle('Position',[28.125 -93.75 3.125 3.125], 'FaceColor',[1 1 1]);
rectangle('Position',[31.25 -90.625 3.125 3.125], 'FaceColor',[0 0 0]);
rectangle('Position',[34.375 -90.625 3.125 3.125], 'FaceColor',[0 0 0]);
rectangle('Position',[31.25 -93.75 3.125 3.125], 'FaceColor',[1 1 1]);
rectangle('Position',[34.375 -93.75 3.125 3.125], 'FaceColor',[1 1 1]);
rectangle('Position',[25 -96.875 3.125 3.125], 'FaceColor',[0 0 0]);
rectangle('Position',[28.125 -96.875 3.125 3.125], 'FaceColor',[1 1 1]);
rectangle('Position',[25 -100 3.125 3.125], 'FaceColor',[0 0 0]);
rectangle('Position',[28.125 -100 3.125 3.125], 'FaceColor',[0 0 0]);
rectangle('Position',[31.25 -96.875 3.125 3.125], 'FaceColor',[1 1 1]);
rectangle('Position',[34.375 -96.875 3.125 3.125], 'FaceColor',[1 1 1]);
rectangle('Position',[31.25 -100 3.125 3.125], 'FaceColor',[0 0 0]);
rectangle('Position',[34.375 -100 3.125 3.125], 'FaceColor',[0 0 0]);
rectangle('Position',[37.5 -90.625 3.125 3.125], 'FaceColor',[0 0 0]);
rectangle('Position',[40.625 -90.625 3.125 3.125], 'FaceColor',[0 0 0]);
rectangle('Position',[37.5 -93.75 3.125 3.125], 'FaceColor',[1 1 1]);
rectangle('Position',[40.625 -93.75 3.125 3.125], 'FaceColor',[1 1 1]);
rectangle('Position',[43.75 -90.625 3.125 3.125], 'FaceColor',[0 0 0]);
rectangle('Position',[46.875 -90.625 3.125 3.125], 'FaceColor',[1 1 1]);
rectangle('Position',[43.75 -93.75 3.125 3.125], 'FaceColor',[1 1 1]);
rectangle('Position',[46.875 -93.75 3.125 3.125], 'FaceColor',[1 1 1]);
rectangle('Position',[37.5 -96.875 3.125 3.125], 'FaceColor',[1 1 1]);
rectangle('Position',[40.625 -96.875 3.125 3.125], 'FaceColor',[1 1 1]);
rectangle('Position',[37.5 -100 3.125 3.125], 'FaceColor',[0 0 0]);
rectangle('Position',[40.625 -100 3.125 3.125], 'FaceColor',[0 0 0]);
rectangle('Position',[43.75 -96.875 3.125 3.125], 'FaceColor',[1 1 1]);
rectangle('Position',[46.875 -96.875 3.125 3.125], 'FaceColor',[1 1 1]);
rectangle('Position',[43.75 -100 3.125 3.125], 'FaceColor',[0 0 0]);
rectangle('Position',[46.875 -100 3.125 3.125], 'FaceColor',[0 0 0]);
rectangle('Position',[56.25 -53.125 3.125 3.125], 'FaceColor',[0 0 0]);
rectangle('Position',[59.375 -53.125 3.125 3.125], 'FaceColor',[0 0 0]);
rectangle('Position',[56.25 -56.25 3.125 3.125], 'FaceColor',[0 0 0]);
rectangle('Position',[59.375 -56.25 3.125 3.125], 'FaceColor',[1 1 1]);
rectangle('Position',[56.25 -59.375 3.125 3.125], 'FaceColor',[0 0 0]);
rectangle('Position',[59.375 -59.375 3.125 3.125], 'FaceColor',[1 1 1]);
rectangle('Position',[56.25 -62.5 3.125 3.125], 'FaceColor',[0 0 0]);
rectangle('Position',[59.375 -62.5 3.125 3.125], 'FaceColor',[1 1 1]);
rectangle('Position',[62.5 -53.125 3.125 3.125], 'FaceColor',[0 0 0]);
rectangle('Position',[65.625 -53.125 3.125 3.125], 'FaceColor',[1 1 1]);
rectangle('Position',[62.5 -56.25 3.125 3.125], 'FaceColor',[1 1 1]);
rectangle('Position',[65.625 -56.25 3.125 3.125], 'FaceColor',[1 1 1]);
rectangle('Position',[87.5 -53.125 3.125 3.125], 'FaceColor',[1 1 1]);
rectangle('Position',[90.625 -53.125 3.125 3.125], 'FaceColor',[0 0 0]);
rectangle('Position',[87.5 -56.25 3.125 3.125], 'FaceColor',[1 1 1]);
rectangle('Position',[90.625 -56.25 3.125 3.125], 'FaceColor',[0 0 0]);
rectangle('Position',[93.75 -59.375 3.125 3.125], 'FaceColor',[1 1 1]);
rectangle('Position',[96.875 -59.375 3.125 3.125], 'FaceColor',[0 0 0]);
rectangle('Position',[93.75 -62.5 3.125 3.125], 'FaceColor',[1 1 1]);
rectangle('Position',[96.875 -62.5 3.125 3.125], 'FaceColor',[0 0 0]);
rectangle('Position',[93.75 -65.625 3.125 3.125], 'FaceColor',[1 1 1]);
rectangle('Position',[96.875 -65.625 3.125 3.125], 'FaceColor',[0 0 0]);
rectangle('Position',[93.75 -68.75 3.125 3.125], 'FaceColor',[1 1 1]);
rectangle('Position',[96.875 -68.75 3.125 3.125], 'FaceColor',[0 0 0]);
rectangle('Position',[50 -78.125 3.125 3.125], 'FaceColor',[1 1 1]);
rectangle('Position',[53.125 -78.125 3.125 3.125], 'FaceColor',[0 0 0]);
rectangle('Position',[50 -81.25 3.125 3.125], 'FaceColor',[1 1 1]);
rectangle('Position',[53.125 -81.25 3.125 3.125], 'FaceColor',[0 0 0]);
rectangle('Position',[50 -84.375 3.125 3.125], 'FaceColor',[1 1 1]);
rectangle('Position',[53.125 -84.375 3.125 3.125], 'FaceColor',[0 0 0]);
rectangle('Position',[50 -87.5 3.125 3.125], 'FaceColor',[1 1 1]);
rectangle('Position',[53.125 -87.5 3.125 3.125], 'FaceColor',[0 0 0]);
rectangle('Position',[62.5 -84.375 3.125 3.125], 'FaceColor',[1 1 1]);
rectangle('Position',[65.625 -84.375 3.125 3.125], 'FaceColor',[1 1 1]);
rectangle('Position',[62.5 -87.5 3.125 3.125], 'FaceColor',[0 0 0]);
rectangle('Position',[65.625 -87.5 3.125 3.125], 'FaceColor',[0 0 0]);
rectangle('Position',[68.75 -84.375 3.125 3.125], 'FaceColor',[1 1 1]);
rectangle('Position',[71.875 -84.375 3.125 3.125], 'FaceColor',[1 1 1]);
rectangle('Position',[68.75 -87.5 3.125 3.125], 'FaceColor',[0 0 0]);
rectangle('Position',[71.875 -87.5 3.125 3.125], 'FaceColor',[1 1 1]);
rectangle('Position',[50 -90.625 3.125 3.125], 'FaceColor',[1 1 1]);
rectangle('Position',[53.125 -90.625 3.125 3.125], 'FaceColor',[0 0 0]);
rectangle('Position',[50 -93.75 3.125 3.125], 'FaceColor',[1 1 1]);
rectangle('Position',[53.125 -93.75 3.125 3.125], 'FaceColor',[0 0 0]);
rectangle('Position',[50 -96.875 3.125 3.125], 'FaceColor',[1 1 1]);
rectangle('Position',[53.125 -96.875 3.125 3.125], 'FaceColor',[0 0 0]);
rectangle('Position',[50 -100 3.125 3.125], 'FaceColor',[0 0 0]);
rectangle('Position',[53.125 -100 3.125 3.125], 'FaceColor',[0 0 0]);
rectangle('Position',[62.5 -96.875 3.125 3.125], 'FaceColor',[1 1 1]);
rectangle('Position',[65.625 -96.875 3.125 3.125], 'FaceColor',[1 1 1]);
rectangle('Position',[62.5 -100 3.125 3.125], 'FaceColor',[0 0 0]);
rectangle('Position',[65.625 -100 3.125 3.125], 'FaceColor',[0 0 0]);
rectangle('Position',[68.75 -96.875 3.125 3.125], 'FaceColor',[1 1 1]);
rectangle('Position',[71.875 -96.875 3.125 3.125], 'FaceColor',[1 1 1]);
rectangle('Position',[68.75 -100 3.125 3.125], 'FaceColor',[0 0 0]);
rectangle('Position',[71.875 -100 3.125 3.125], 'FaceColor',[0 0 0]);
rectangle('Position',[75 -78.125 3.125 3.125], 'FaceColor',[0 0 0]);
rectangle('Position',[78.125 -78.125 3.125 3.125], 'FaceColor',[0 0 0]);
rectangle('Position',[75 -81.25 3.125 3.125], 'FaceColor',[1 1 1]);
rectangle('Position',[78.125 -81.25 3.125 3.125], 'FaceColor',[1 1 1]);
rectangle('Position',[87.5 -78.125 3.125 3.125], 'FaceColor',[0 0 0]);
rectangle('Position',[90.625 -78.125 3.125 3.125], 'FaceColor',[0 0 0]);
rectangle('Position',[87.5 -81.25 3.125 3.125], 'FaceColor',[1 1 1]);
rectangle('Position',[90.625 -81.25 3.125 3.125], 'FaceColor',[1 1 1]);
rectangle('Position',[93.75 -78.125 3.125 3.125], 'FaceColor',[0 0 0]);
rectangle('Position',[96.875 -78.125 3.125 3.125], 'FaceColor',[0 0 0]);
rectangle('Position',[93.75 -81.25 3.125 3.125], 'FaceColor',[1 1 1]);
rectangle('Position',[96.875 -81.25 3.125 3.125], 'FaceColor',[0 0 0]);
rectangle('Position',[93.75 -84.375 3.125 3.125], 'FaceColor',[1 1 1]);
rectangle('Position',[96.875 -84.375 3.125 3.125], 'FaceColor',[0 0 0]);
rectangle('Position',[93.75 -87.5 3.125 3.125], 'FaceColor',[1 1 1]);
rectangle('Position',[96.875 -87.5 3.125 3.125], 'FaceColor',[0 0 0]);
rectangle('Position',[81.25 -90.625 3.125 3.125], 'FaceColor',[0 0 0]);
rectangle('Position',[84.375 -90.625 3.125 3.125], 'FaceColor',[0 0 0]);
rectangle('Position',[81.25 -93.75 3.125 3.125], 'FaceColor',[1 1 1]);
rectangle('Position',[84.375 -93.75 3.125 3.125], 'FaceColor',[1 1 1]);
rectangle('Position',[75 -96.875 3.125 3.125], 'FaceColor',[1 1 1]);
rectangle('Position',[78.125 -96.875 3.125 3.125], 'FaceColor',[1 1 1]);
rectangle('Position',[75 -100 3.125 3.125], 'FaceColor',[0 0 0]);
rectangle('Position',[78.125 -100 3.125 3.125], 'FaceColor',[0 0 0]);
rectangle('Position',[81.25 -96.875 3.125 3.125], 'FaceColor',[1 1 1]);
rectangle('Position',[84.375 -96.875 3.125 3.125], 'FaceColor',[1 1 1]);
rectangle('Position',[81.25 -100 3.125 3.125], 'FaceColor',[0 0 0]);
rectangle('Position',[84.375 -100 3.125 3.125], 'FaceColor',[0 0 0]);
rectangle('Position',[93.75 -90.625 3.125 3.125], 'FaceColor',[1 1 1]);
rectangle('Position',[96.875 -90.625 3.125 3.125], 'FaceColor',[0 0 0]);
rectangle('Position',[93.75 -93.75 3.125 3.125], 'FaceColor',[1 1 1]);
rectangle('Position',[96.875 -93.75 3.125 3.125], 'FaceColor',[0 0 0]);
rectangle('Position',[87.5 -96.875 3.125 3.125], 'FaceColor',[1 1 1]);
rectangle('Position',[90.625 -96.875 3.125 3.125], 'FaceColor',[1 1 1]);
rectangle('Position',[87.5 -100 3.125 3.125], 'FaceColor',[0 0 0]);
rectangle('Position',[90.625 -100 3.125 3.125], 'FaceColor',[0 0 0]);
rectangle('Position',[93.75 -96.875 3.125 3.125], 'FaceColor',[1 1 1]);
rectangle('Position',[96.875 -96.875 3.125 3.125], 'FaceColor',[0 0 0]);
rectangle('Position',[93.75 -100 3.125 3.125], 'FaceColor',[0 0 0]);
rectangle('Position',[96.875 -100 3.125 3.125], 'FaceColor',[0 0 0]);
X=[93.3333,90.625,85.9375,82.8125,78.125,71.875,78.125,71.875,68.75,59.375,53.125,46.875,40.625,34.375,28.125,21.875,17.1875,14.0625,10.9375,7.8125,7.8125,7.8125,10.9375,15.625,10.9375,10.9375,9.375,4.6875,4.6875,9.375,6.66667];
Y=[-93.3333,-90.625,-92.1875,-92.1875,-90.625,-90.625,-84.375,-78.125,-68.75,-65.625,-65.625,-59.375,-53.125,-46.875,-40.625,-40.625,-45.3125,-48.4375,-51.5625,-54.6875,-57.8125,-60.9375,-64.0625,-65.625,-70.3125,-73.4375,-78.125,-82.8125,-85.9375,-90.625,-93.3333];
hold on;
plot(X,Y,'r');
plot(X,Y,'bo');
legend('339.135','Location','southoutside');
